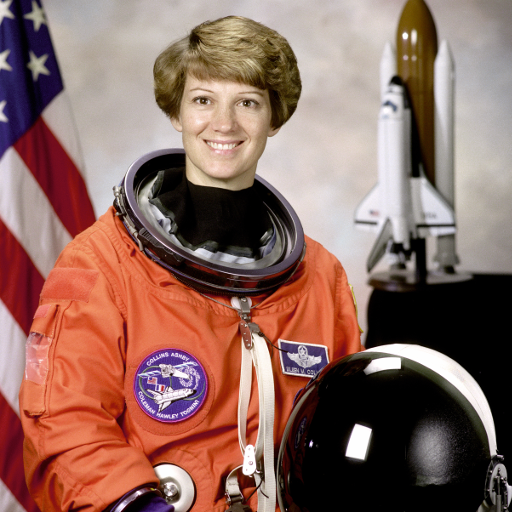
#> input picture skimage.data.astronaut(), 512 x 512 px
$ jupyter execute CV_LAB_10.ipynb   (shell and % lines are left out)   (text cells are left out)
#> lines starting #> are read from the running program, lines starting #| are printed output that depends on the picture; long printed decimals are rounded; pictures that were not available may be replaced by others from this repository, and a replacement may not be noted
[cell 1]
import cv2
import numpy as np
import os
from skimage import io, restoration, metrics, filters
from skimage.restoration import denoise_wavelet
from skimage.util import random_noise
from skimage.metrics import peak_signal_noise_ratio as psnr
from skimage.metrics import structural_similarity as ssim
from skimage.metrics import mean_squared_error as mse
import matplotlib.pyplot as plt
from google.colab.patches import cv2_imshow
from skimage.transform import resize
import tensorflow as tf


from n2v.models import N2V
from n2v.utils.n2v_utils import manipulate_val_data
from csbdeep.utils import normalize

[cell 2]
from skimage.data import astronaut
image = astronaut() / 255.0
noisy_image = random_noise(image, mode='gaussian')
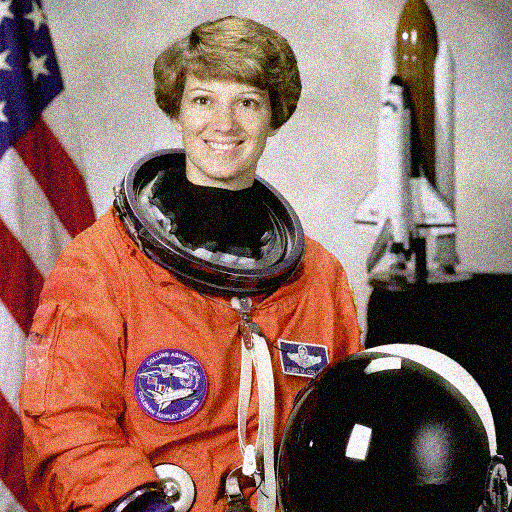
#> noisy_image: shape (512, 512, 3) float64; mean R, G, B 0.559, 0.422, 0.387

# Median Filter
denoised_median = cv2.medianBlur((noisy_image*255).astype(np.uint8), 3)
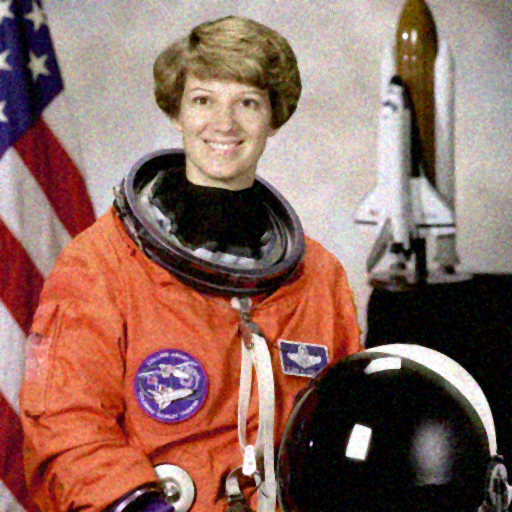
#> denoised_median: shape (512, 512, 3); mean R, G, B 141.6, 105.9, 96.6

# Wavelet Denoising
denoised_wavelet = denoise_wavelet(noisy_image, channel_axis=-1)
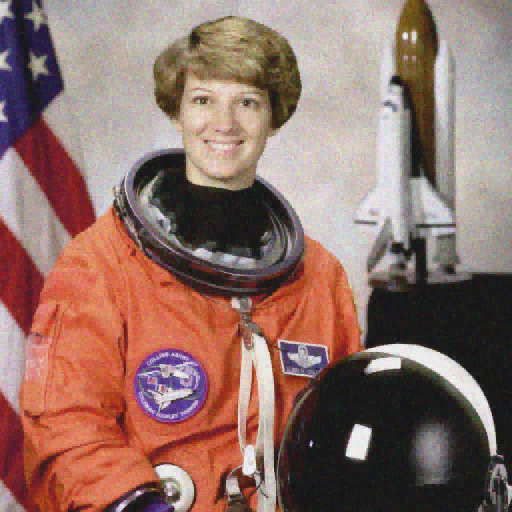
#> denoised_wavelet: shape (512, 512, 3) float64; mean R, G, B 0.559, 0.422, 0.387; drawn with min black and max white

# Metrics
original_gray = cv2.cvtColor((image*255).astype(np.uint8), cv2.COLOR_RGB2GRAY)
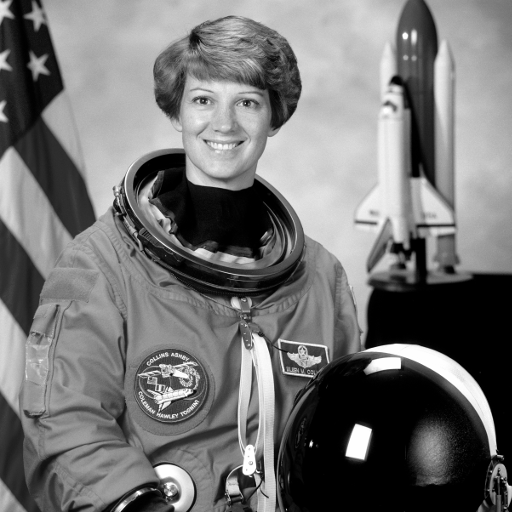
#> original_gray: shape (512, 512); min 0, max 255, mean 115.4
median_gray = cv2.cvtColor(denoised_median, cv2.COLOR_RGB2GRAY)
wavelet_gray = cv2.cvtColor((denoised_wavelet*255).astype(np.uint8), cv2.COLOR_RGB2GRAY)

print("--- Median Filter Metrics ---")
print("PSNR:", psnr(original_gray, median_gray))
#| PSNR: 28.364
print("SSIM:", ssim(original_gray, median_gray))
#| SSIM: 0.7136
print("MSE:", mse(original_gray, median_gray))
#| MSE: 94.767

print("--- Wavelet Denoising Metrics ---")
print("PSNR:", psnr(original_gray, wavelet_gray))
#| PSNR: 27.646
print("SSIM:", ssim(original_gray, wavelet_gray))
#| SSIM: 0.7029
print("MSE:", mse(original_gray, wavelet_gray))
#| MSE: 111.820


# Visualize Denoising Results
plt.figure(figsize=(15, 6))
plt.subplot(1, 5, 1)
plt.imshow(image)
plt.title("Original")
plt.axis("off")

plt.subplot(1, 5, 2)
plt.imshow(noisy_image)
plt.title("Noisy")
plt.axis("off")

plt.subplot(1, 5, 3)
plt.imshow(denoised_median)
plt.title("Median Filter")
plt.axis("off")

plt.subplot(1, 5, 4)
plt.imshow(denoised_wavelet)
plt.title("Wavelet Denoising")
plt.axis("off")
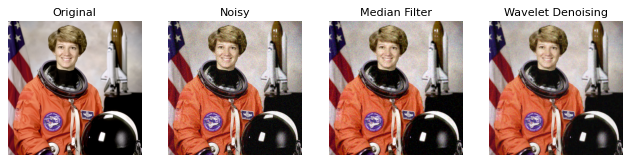
#> figure drawn by matplotlib, 4 panels

[cell 3]
# ------------------- EXTRACT FRAMES FROM VIDEO -------------------
video_path = '/content/Snapchat-1434332957.mp4'
output_folder = '/content/frames'
os.makedirs(output_folder, exist_ok=True)

cap = cv2.VideoCapture(video_path)
frame_id = 0
while True:
    ret, frame = cap.read()
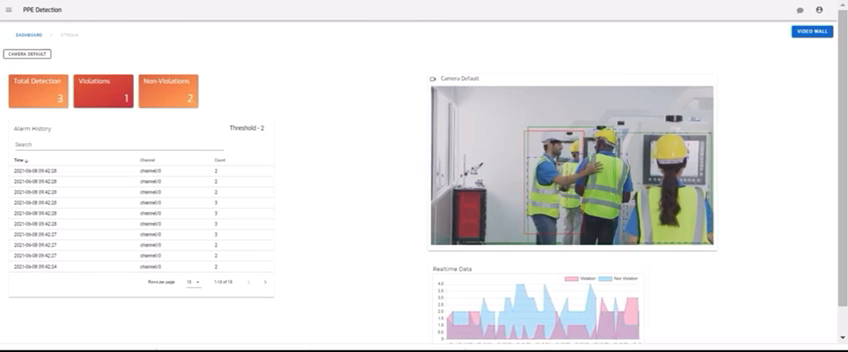
#> input picture frame 85 of lab2/B27_E22CSEU0807_KritikaSaanvi/WhatsApp Video 2025-05-10 at 16.47.10_1f72c4a5.mp4, 848 x 352 px, given in place of Snapchat-1434332957.mp4, which was not available
#> frame is the input picture: shape (352, 848, 3); mean B, G, R 231.3, 231.9, 233.9
    if not ret:
        break
    cv2.imwrite(f"{output_folder}/frame_{frame_id:04d}.jpg", frame)
    frame_id += 1
cap.release()
print(f"Extracted {frame_id} frames.")
